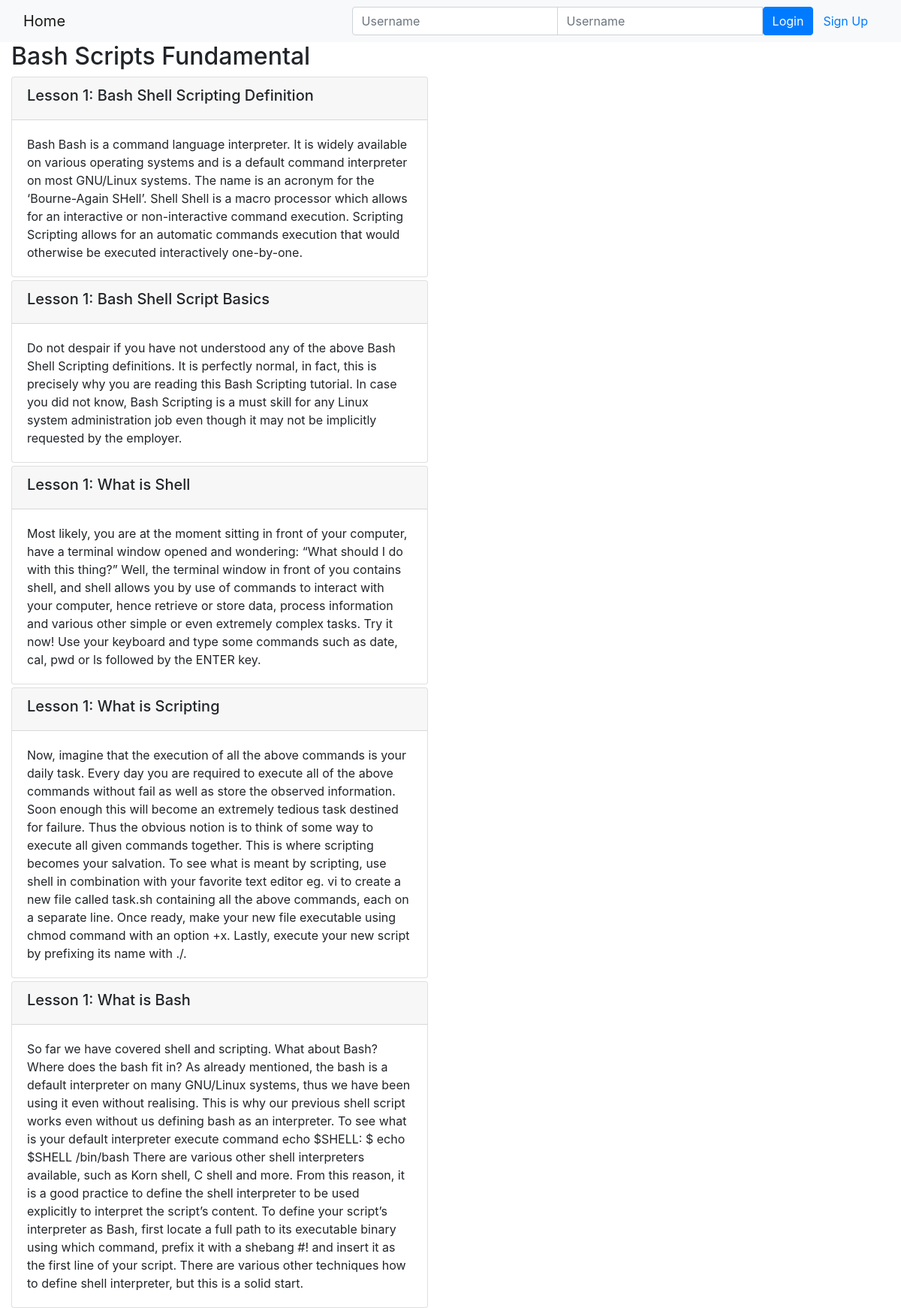
Page /onlinecourse/1/ on the committed database.
### onlinecourse/models.py (models this page shows, shortened)
class Course(models.Model):
    name = models.CharField(null=False, max_length=30, default='online course')
    image = models.ImageField(upload_to='course_images/')
    description = models.CharField(max_length=1000)
    pub_date = models.DateField(null=True)
    instructors = models.ManyToManyField(Instructor)
    users = models.ManyToManyField(settings.AUTH_USER_MODEL, through='Enrollment')
    total_enrollment = models.IntegerField(default=0)
    is_enrolled = False
    grade = models.IntegerField(default=80,
                                null=True,
                                blank=True)
    created_date = models.DateField(default=date.today,
                                    help_text=_('Ngày chỉnh sửa gần nhất'),
                                    )
    updated_at = models.DateTimeField(default=djnow,
                                      help_text=_('Ngày giờ chỉnh sửa gần nhất'),
                                      )
    created_at = models.DateTimeField(default=djnow,
                                      help_text=_('Ngày giờ được tạo, không thể sửa đổi'),
                                      editable=False)
    tracker = FieldTracker()

class Lesson(models.Model):
    title = models.CharField(max_length=200, default="title")
    order = models.IntegerField(default=0)
    course = models.ForeignKey(Course, on_delete=models.CASCADE)
    content = models.TextField()
    created_by = models.ForeignKey(Account,
                                   on_delete=models.SET_DEFAULT,
                                   default=None,
                                   null=True,
                                   blank=True,
                                   related_name='%(app_label)s_%(class)s_created_by')
    updated_by = models.ForeignKey(Account,
                                   on_delete=models.SET_DEFAULT,
                                   default=None,
                                   null=True,
                                   blank=True,
                                   related_name='%(app_label)s_%(class)s_modified_by')
    created_date = models.DateField(default=date.today,
                                    help_text=_('Ngày chỉnh sửa gần nhất'),
                                    )
    updated_at = models.DateTimeField(default=djnow,
                                      help_text=_('Ngày giờ chỉnh sửa gần nhất'),
                                      )
    created_at = models.DateTimeField(default=djnow,
                                      help_text=_('Ngày giờ được tạo, không thể sửa đổi'),
                                      editable=False)
    tracker = FieldTracker()

### onlinecourse/views.py (the view)
# urls.py: path('<int:pk>/', views.CourseDetailView.as_view(), name='course_details'),
class CourseDetailView(generic.DetailView):
    model = Course
    template_name = 'onlinecourse/course_detail_bootstrap.html'

### onlinecourse/templates/onlinecourse/course_detail_bootstrap.html (shortened to what this page needs)
<!DOCTYPE html>
<html lang="en">
<head>
     {% load static %}
    <link rel="stylesheet" href="https://maxcdn.bootstrapcdn.com/bootstrap/4.5.2/css/bootstrap.min.css">
</head>
<body>
    <nav class="navbar navbar-light bg-light">
        <div class="container-fluid">
            <div class="navbar-header">
                  <a class="navbar-brand" href="{% url 'onlinecourse:index' %}">Home</a>
            </div>
            <ul class="nav navbar-nav navbar-right">
                {% if user.is_authenticated %}
                <li>
                    <a class="btn btn-link" href="#">{{ user.first_name }}({{ user.username }})</a>
                    <a class="btn btn-link" href="{% url 'onlinecourse:logout' %}">Logout</a>
                </li>
                {% else %}
                <li>
                    <form class="form-inline" action="{% url 'onlinecourse:login' %}" method="post">
                        <div class="input-group">
                            <input type="text" class="form-control" placeholder="Username" name="username" >
                            <input type="password" class="form-control" placeholder="Username" name="psw" >
                            <button class="btn btn-primary" type="submit">Login</button>
                            <a class="btn btn-link" href="{% url 'onlinecourse:registration' %}">Sign Up</a>
                        </div>
                    </form>
                </li>
                {% endif %}
            </ul>
        </div>
    </nav>
    <div class="container-fluid row">
        <div class="col-6">
            <h2>{{ course.name }}</h2>
                <div class="card-columns-vertical">
                    {% for lesson in course.lesson_set.all %}
                        <div class="card mt-1">
                            <div class="card-header"><h5>Lesson {{lesson.order|add:1}}: {{lesson.title}}</h5></div>
                            <div class="card-body">{{lesson.content}}</div>
                        </div>
                    {% endfor %}
                </div>
        </div>
        <div class="col-6">
        </div>
    </div>
</body>
</html>

### rows in the picture
Course: name "Bash Scripts Fundamental"
Lesson: order|add "1", title "Bash Shell Scripting Definition", content "Bash Bash is a command language interpreter. It is widely available on various operating systems and is a default command interpreter on most GNU/Linux systems. The name is an acronym for the ‘Bourne-Again SHell’. Shell Shell is a macro processor which allows for an interactive or non-interactive command execution. Scripting Scripting allows for an automatic commands execution that would otherwise be executed interactively one-by-one."
Lesson: order|add "1", title "Bash Shell Script Basics", content "Do not despair if you have not understood any of the above Bash Shell Scripting definitions. It is perfectly normal, in fact, this is precisely why you are reading this Bash Scripting tutorial. In case you did not know, Bash Scripting is a must skill for any Linux system administration job even though it may not be implicitly requested by the employer."
Lesson: order|add "1", title "What is Shell", content "Most likely, you are at the moment sitting in front of your computer, have a terminal window opened and wondering: “What should I do with this thing?” Well, the terminal window in front of you contains shell, and shell allows you by use of commands to interact with your computer, hence retrieve or store data, process information and various other simple or even extremely complex tasks. Try it now! Use your keyboard and type some commands such as date, cal, pwd or ls followed by the ENTER key."
Lesson: order|add "1", title "What is Scripting", content "Now, imagine that the execution of all the above commands is your daily task. Every day you are required to execute all of the above commands without fail as well as store the observed information. Soon enough this will become an extremely tedious task destined for failure. Thus the obvious notion is to think of some way to execute all given commands together. This is where scripting becomes your salvation. To see what is meant by scripting, use shell in combination with your favorite text editor eg. vi to create a new file called task.sh containing all the above commands, each on a separate line. Once ready, make your new file executable using chmod command with an option +x. Lastly,…"
Lesson: order|add "1", title "What is Bash", content "So far we have covered shell and scripting. What about Bash? Where does the bash fit in? As already mentioned, the bash is a default interpreter on many GNU/Linux systems, thus we have been using it even without realising. This is why our previous shell script works even without us defining bash as an interpreter. To see what is your default interpreter execute command echo $SHELL: $ echo $SHELL /bin/bash There are various other shell interpreters available, such as Korn shell, C shell and more. From this reason, it is a good practice to define the shell interpreter to be used explicitly to interpret the script’s content. To define your script’s interpreter as Bash, first locate a full path…"
